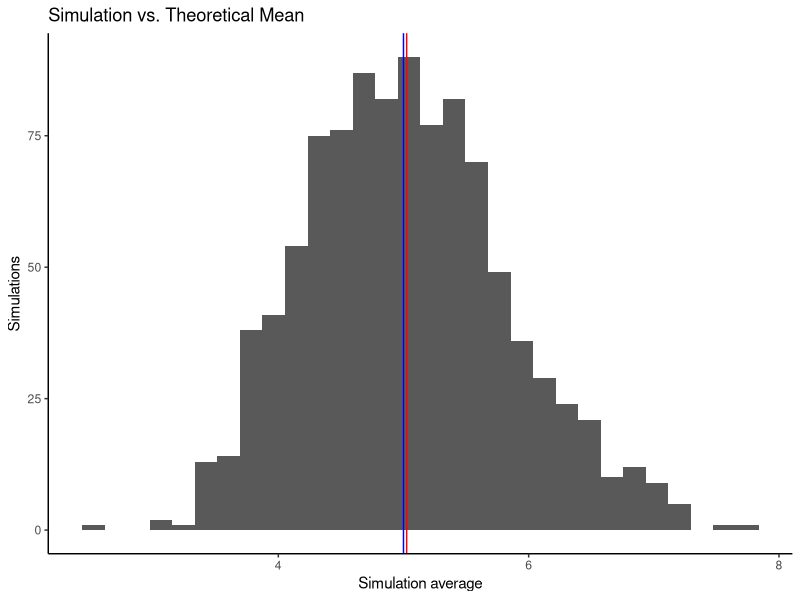
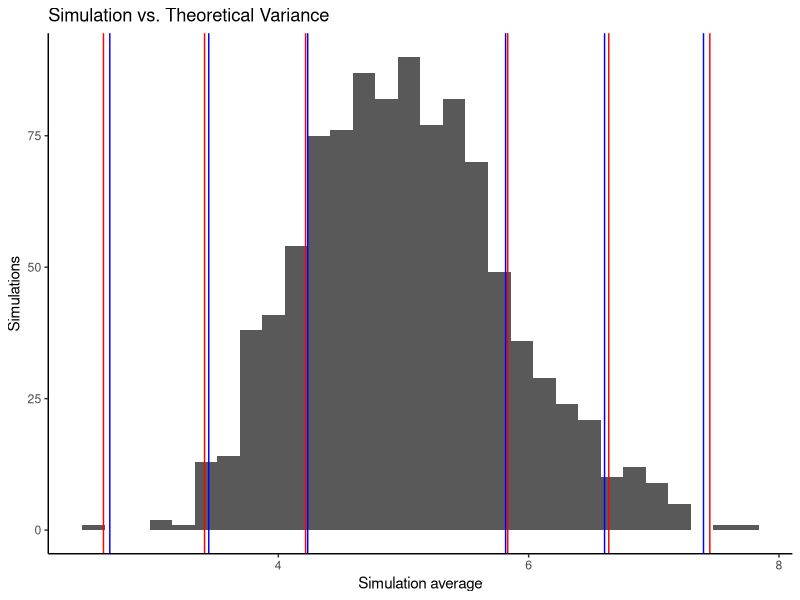
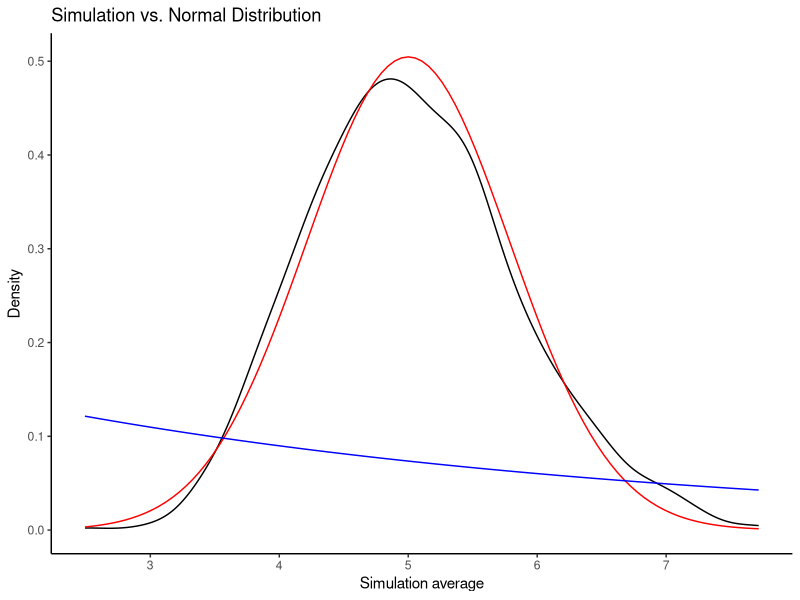
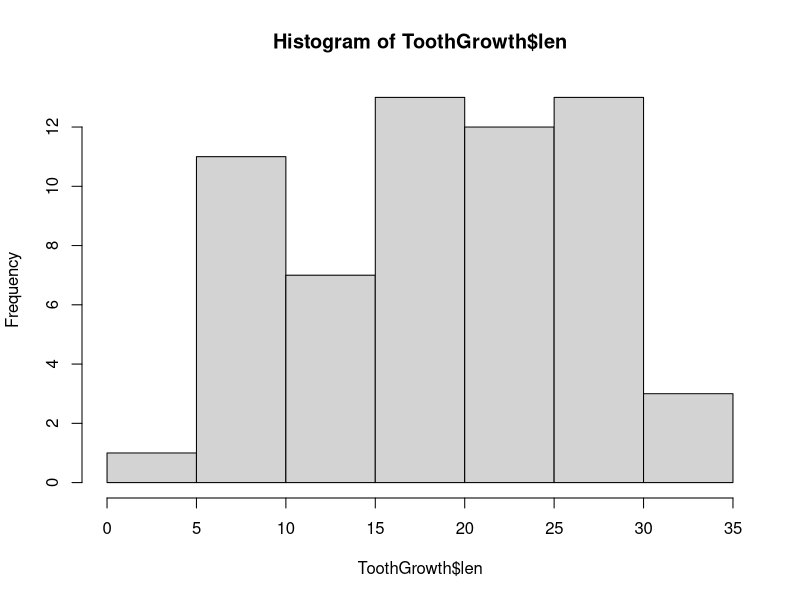
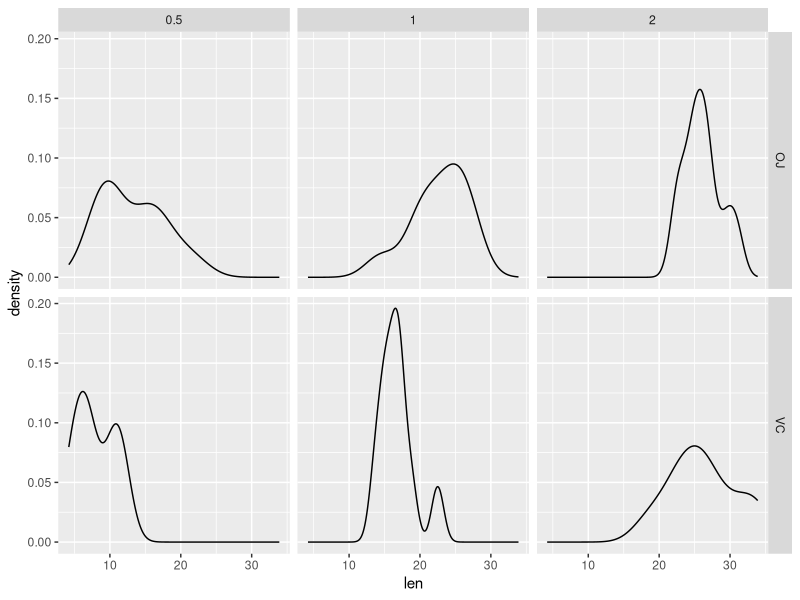

The R source for these figures, in order:
## ---- chunk 1
knitr::opts_chunk$set(echo = TRUE)
## ---- chunk 2
library(plyr)
library(ggplot2)
## ---- chunk 3
lambda=0.2
N=40
sim=1000
set.seed(4)
## ---- chunk 4
simulations = ldply(seq(1,sim,1),function(x) rexp(N,lambda))
simulations$Mean = apply(simulations,1,mean)
## ---- chunk 5
# Sample mean
mean.sample = mean(simulations$Mean)

# Theoretical mean
mean.theory = 1/lambda
## ---- chunk 6
ggplot(simulations,aes(x=Mean)) + geom_histogram() + geom_vline(xintercept=mean.sample, color="red") + geom_vline(xintercept=mean.theory, color="blue") + 
  theme_classic() + ggtitle("Simulation vs. Theoretical Mean") + ylab("Simulations") + xlab("Simulation average")
## ---- chunk 7
# Sample variance
variance.sample = sd(simulations$Mean)^2
sd.sample = sqrt(variance.sample)

# Theoretical variance
variance.theory = (1/lambda)^2/N
sd.theory = sqrt(variance.theory)
## ---- chunk 8
ggplot(simulations,aes(x=Mean)) + geom_histogram() + 
  geom_vline(xintercept=mean.sample+sd.sample, color="red") + geom_vline(xintercept=mean.sample-sd.sample, color="red") + 
  geom_vline(xintercept=mean.sample+2*sd.sample, color="red") + geom_vline(xintercept=mean.sample-2*sd.sample, color="red") + 
  geom_vline(xintercept=mean.sample+3*sd.sample, color="red") + geom_vline(xintercept=mean.sample-3*sd.sample, color="red") + 
  geom_vline(xintercept=mean.sample+sd.theory, color="blue") + geom_vline(xintercept=mean.sample-sd.theory, color="blue") + 
  geom_vline(xintercept=mean.sample+2*sd.theory, color="blue") + geom_vline(xintercept=mean.sample-2*sd.theory, color="blue") + 
  geom_vline(xintercept=mean.sample+3*sd.theory, color="blue") + geom_vline(xintercept=mean.sample-3*sd.theory, color="blue") + 
  theme_classic() + ggtitle("Simulation vs. Theoretical Variance") + ylab("Simulations") + xlab("Simulation average")
## ---- chunk 9
ggplot(simulations,aes(x=Mean)) + geom_density() + 
  stat_function(fun=dnorm,args=list(mean = mean.theory, sd = sd.theory),color="red") + 
  stat_function(fun=dexp,args=list(rate = lambda),color="blue") + 
  theme_classic() + ggtitle("Simulation vs. Normal Distribution") + ylab("Density") + xlab("Simulation average")
## ---- chunk 10
dim(ToothGrowth)
head(ToothGrowth)
summary(ToothGrowth)
table(ToothGrowth$supp,ToothGrowth$dose)
hist(ToothGrowth$len)
## ---- chunk 11
ddply(ToothGrowth,.(supp,dose),summarise,Mean=mean(len),SD=sd(len))
ggplot(ToothGrowth,aes(x=len)) + geom_density() + facet_grid(supp~dose)
## ---- chunk 12
t.test(len~supp,data=ToothGrowth)
ddply(ToothGrowth,.(dose),summarise,Pvalue=t.test(len~supp)$p.value)
ddply(ToothGrowth[which(ToothGrowth$dose %in% c(0.5,1)),],.(supp),summarise,Pvalue=t.test(len~dose)$p.value)
ddply(ToothGrowth[which(ToothGrowth$dose %in% c(1,2)),],.(supp),summarise,Pvalue=t.test(len~dose)$p.value)
ddply(ToothGrowth[which(ToothGrowth$dose %in% c(0.5,2)),],.(supp),summarise,Pvalue=t.test(len~dose)$p.value)
